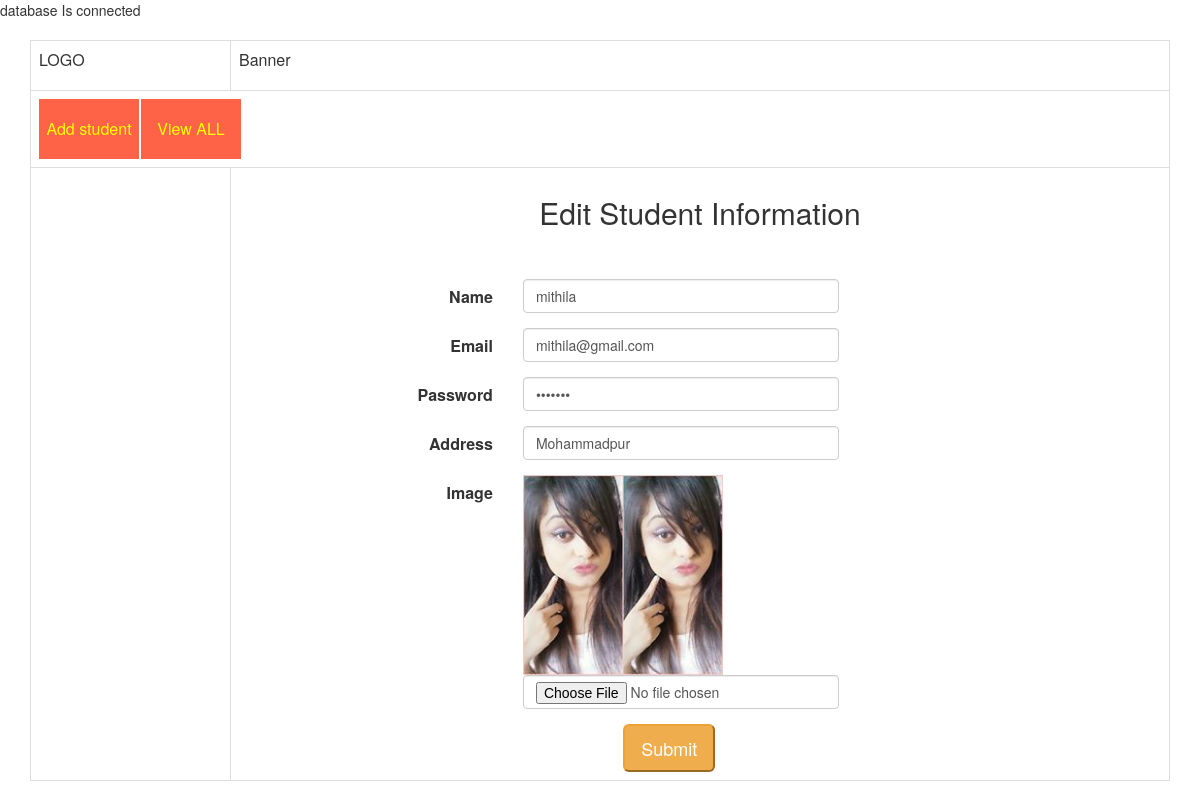
The app's page /edit_student.php?id=16 with its own data.
### tables this page shows
CREATE TABLE `tbl_student` (
  `student_id` int(3) NOT NULL,
  `student_name` varchar(100) NOT NULL,
  `student_email` varchar(100) NOT NULL,
  `student_password` varchar(32) NOT NULL,
  `student_address` text NOT NULL,
  `image` text NOT NULL
);

### student.php (called while the page is built, shortened)
<?php
class Student{
		private $connection ;
		public function __construct(){
			$host_name = 'localhost';
			$username = 'root';
			$password = '';
			$db_name = 'students';
			$this->connection = mysqli_connect($host_name,$username,$password, $db_name);
		}
	public function select_all_student_by_id($student_id){
		$query = "SELECT * FROM tbl_student WHERE student_id='$student_id'";
		$query_result = mysqli_query($this->connection,$query);
		return $query_result;
	}
}
 ?>

### edit_student.php (the view, shortened to what this page needs)
<?php
require "student.php";
$obj_student = new Student();
 $student_id = $_GET['id'];
 $query_result = $obj_student->select_all_student_by_id($student_id);
$row=mysqli_fetch_assoc($query_result);
 ?>
<html>
<head>
	<link rel="stylesheet" href="https://maxcdn.bootstrapcdn.com/bootstrap/3.3.7/css/bootstrap.min.css">
	<link rel="stylesheet" type="text/css" href="style.css">
</head>
<body>
	<div class="container">
		<table class="table table-bordered table-responsive">
			<tr>
				<td width="200px" height="50px">LOGO</td>
				<td colspan="6"> Banner</td>
			</tr>
			<tr>
				<td height="60" colspan="7">
					<ul>
						<li><a href="index.php">Add student</a></li>
						<li><a href="view_student.php">View ALL</a></li>
					</ul>
				</td>
			</tr>
			<tr>
				<td height="500"></td>
				<td>
					<h2 style="margin-bottom: 50px" class="text-center">Edit Student Information</h2>
					<div class="col-md-6 col-md-offset-2 col-sm-6" >
						<form class="form-horizontal" action="" method="POST" enctype="multipart/form-data">
							<div class="form-group">
								<label for="name" class="col-sm-3 control-label">Name</label>
								<div class="col-sm-9">
									<input name="name" type="text" class="form-control" id="name" placeholder="name" value="<?php echo $row['student_name'];?>">
								</div>
							</div>
							<div class="form-group">
								<label for="email" class="col-sm-3 control-label">Email</label>
								<div class="col-sm-9">
									<input name ="email" type="email" class="form-control" id="email" placeholder="Email" value="<?php echo $row['student_email'];?>">
								</div>
							</div>
							<div class="form-group">
								<label for="password" class="col-sm-3 control-label">Password</label>
								<div class="col-sm-9">
									<input name ="password" type="password" class="form-control" id="password" placeholder="Password" value="<?php echo $row['student_password'];?>">
								</div>
							</div>
							<div class="form-group">
								<label for="Address" class="col-sm-3 control-label">Address</label>
								<div class="col-sm-9">
									<input name="address" type="text" class="form-control" id="Address" placeholder="Address" value="<?php echo $row['student_address'];?>">
								</div>
							</div>
							<div class="form-group">
								<label for="image" class="col-sm-3 control-label">Image</label>
								<div class="col-sm-9">
								<img src="images/<?php echo $row['image'];?>" width="200">
									<input name="image" type="file" class="form-control" id="Image" placeholder="Image">
								</div>
							</div>
							<div class="col-md-offset-6">
								<input type="submit" name="btn" class="btn-lg btn-warning ">
							</div>
						</form>
					</div>
				</td>
			</tr>
		</table>
	</div>
</body>
</html>

### style.css (style rules this page uses)
* { padding:0px; margin:0px; }
ul { list-style: none; }
ul li { height: 60px; width: 100px; background: tomato; float: left; margin-right: 2px; }
ul li a { color: yellow!important; display: block; text-align: center; line-height: 60px; text-decoration: none; }

### records on screen
tbl_student: name "mithila", email "mithila@gmail.com", address "Mohammadpur", image (picture)
